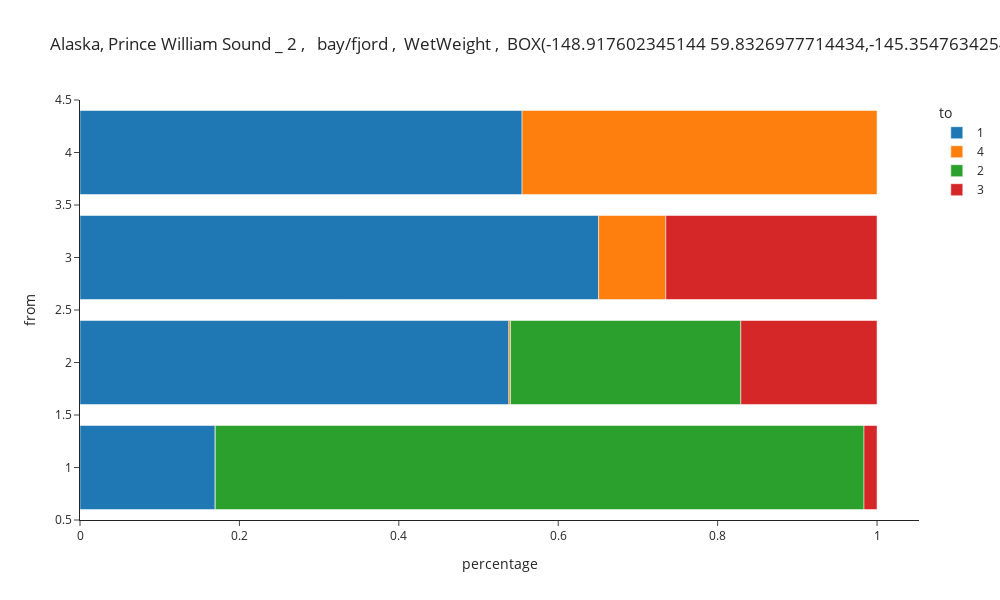

Notebook code for this chart:
### Markdown cell above
Show distribution of flows between trophic levels:

### Code cell
fw.draw_trophic_flows_distribution(foodweb)

### Figure 1 — Plotly figure (JSON) as saved in the notebook; plotly's stock layout.template omitted (floating-point values rounded to 4 significant figures)
{"data": [{"alignmentgroup": "True", "hovertemplate": "to=1<br>percentage=%{x}<br>from=%{y}<extra></extra>", "legendgroup": "1", "marker": {"color": "#1F77B4"}, "name": "1", "offsetgroup": "1", "orientation": "h", "showlegend": true, "textposition": "auto", "type": "bar", "x": [0.5546, 0.5381, 0.6506, 0.1697], "xaxis": "x", "y": [4, 2, 3, 1], "yaxis": "y"}, {"alignmentgroup": "True", "hovertemplate": "to=4<br>percentage=%{x}<br>from=%{y}<extra></extra>", "legendgroup": "4", "marker": {"color": "#FF7F0E"}, "name": "4", "offsetgroup": "4", "orientation": "h", "showlegend": true, "textposition": "auto", "type": "bar", "x": [0.002075, 0.08436, 0.4454, 2.884e-07], "xaxis": "x", "y": [2, 3, 4, 1], "yaxis": "y"}, {"alignmentgroup": "True", "hovertemplate": "to=2<br>percentage=%{x}<br>from=%{y}<extra></extra>", "legendgroup": "2", "marker": {"color": "#2CA02C"}, "name": "2", "offsetgroup": "2", "orientation": "h", "showlegend": true, "textposition": "auto", "type": "bar", "x": [0.2889, 0.8139], "xaxis": "x", "y": [2, 1], "yaxis": "y"}, {"alignmentgroup": "True", "hovertemplate": "to=3<br>percentage=%{x}<br>from=%{y}<extra></extra>", "legendgroup": "3", "marker": {"color": "#D62728"}, "name": "3", "offsetgroup": "3", "orientation": "h", "showlegend": true, "textposition": "auto", "type": "bar", "x": [0.1709, 0.01638, 0.265], "xaxis": "x", "y": [2, 1, 3], "yaxis": "y"}], "layout": {"barmode": "relative", "height": 600, "legend": {"title": {"text": "to"}, "tracegroupgap": 0}, "title": {"text": "Alaska, Prince William Sound _ 2 ,   bay/fjord ,  WetWeight ,  BOX(-148.917602345144 59.8326977714434,-145.354763425498 61.3886291588734) ,  Dalsgaard J.,Pauly D.,Okey T.A.(1997). Preliminary mass-balance model of Prince William Sound, Alaska, for the pre-spill period, 1980-1989 Fisheries Centre Research Reports"}, "width": 1000, "xaxis": {"anchor": "y", "autorange": true, "domain": [0, 1], "range": [0, 1.053], "title": {"text": "percentage"}, "type": "linear"}, "yaxis": {"anchor": "x", "autorange": true, "domain": [0, 1], "range": [0.5, 4.5], "title": {"text": "from"}, "type": "linear"}}}
